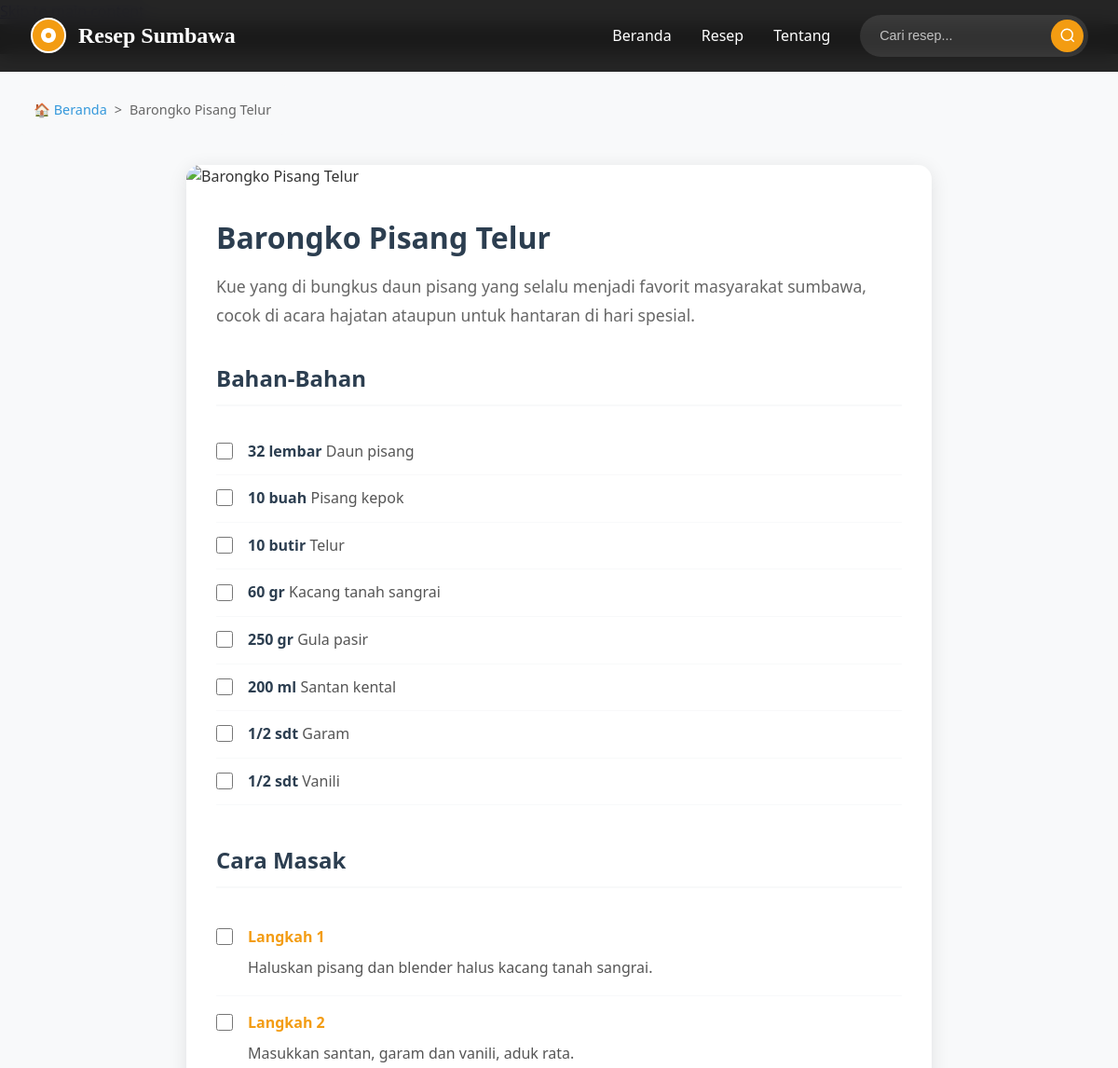
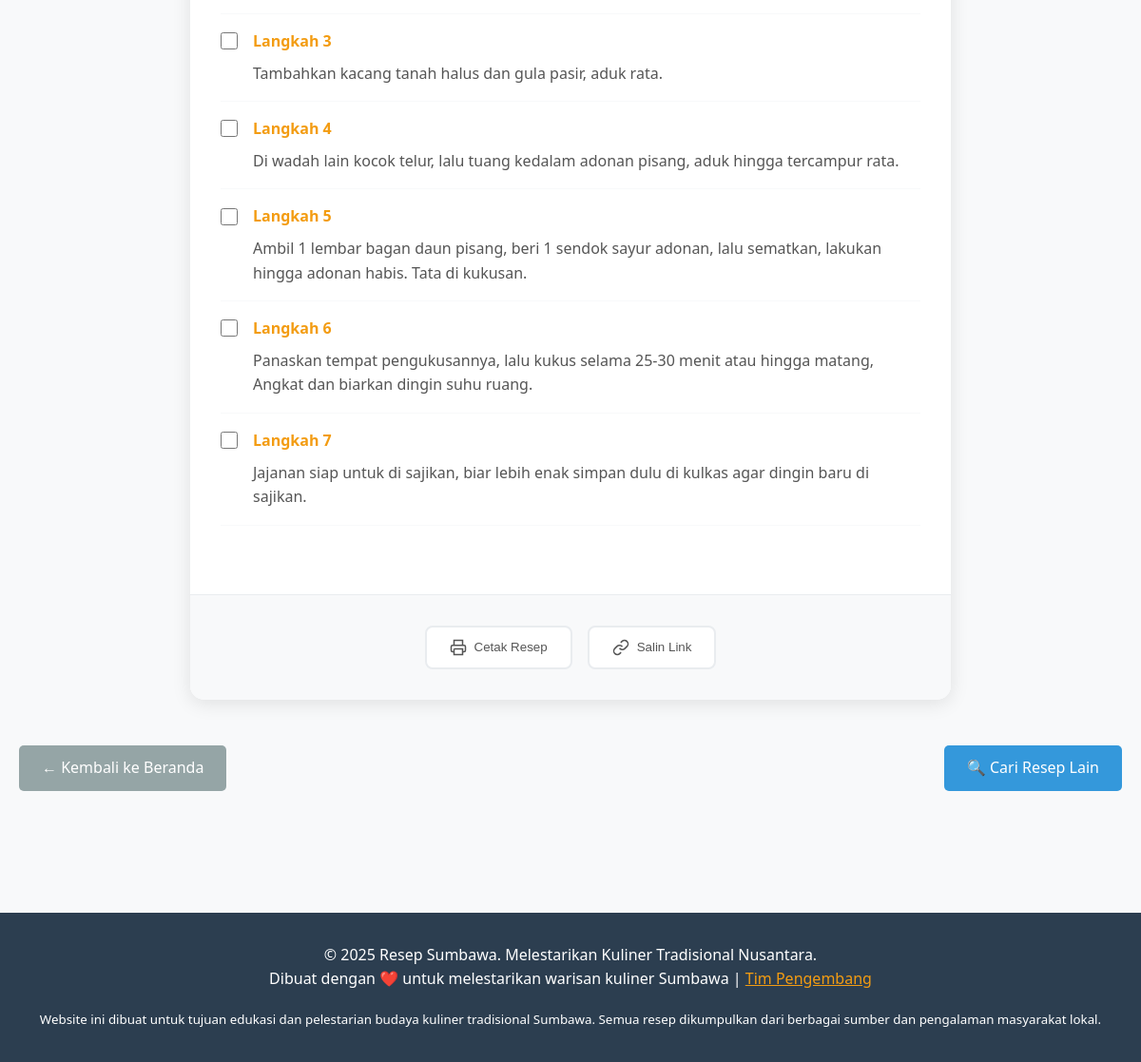
The page /detail_resep.php?id_resep=3 on the database its author committed (2 pictures, top to bottom).
### tables this page shows
CREATE TABLE resep (
    id_resep INT AUTO_INCREMENT PRIMARY KEY,
    nama_resep VARCHAR(100) NOT NULL,
    deskripsi TEXT NOT NULL,
    waktu_memasak INT,
    porsi INT DEFAULT 2,
    gambar VARCHAR(255),
    id_kategori INT,
    id_pengguna INT,
    created_at TIMESTAMP DEFAULT CURRENT_TIMESTAMP,
    updated_at TIMESTAMP DEFAULT CURRENT_TIMESTAMP ON UPDATE CURRENT_TIMESTAMP,
    FOREIGN KEY (id_kategori) REFERENCES kategori(id_kategori),
    FOREIGN KEY (id_pengguna) REFERENCES pengguna(id_pengguna)
);

CREATE TABLE resep_bahan (
    id_resep_bahan INT AUTO_INCREMENT PRIMARY KEY,
    id_resep INT,
    id_bahan INT,
    takaran VARCHAR(100) NOT NULL,
    kelompok VARCHAR(100),
    urutan INT DEFAULT NULL,
    FOREIGN KEY (id_resep) REFERENCES resep(id_resep),
    FOREIGN KEY (id_bahan) REFERENCES bahan(id_bahan)
);

CREATE TABLE bahan (
    id_bahan INT AUTO_INCREMENT PRIMARY KEY,
    nama_bahan VARCHAR(100) NOT NULL
);

CREATE TABLE langkah_memasak (
    id_langkah INT AUTO_INCREMENT PRIMARY KEY,
    id_resep INT,
    nomor_urutan INT NOT NULL,
    deskripsi_langkah TEXT NOT NULL,
    FOREIGN KEY (id_resep) REFERENCES resep(id_resep)
);

### config/koneksi.php (called while the page is built, shortened)
<?php
function escape($string) {
    return htmlspecialchars($string, ENT_QUOTES, 'UTF-8');
}
?>

### detail_resep.php (the view, shortened to what this page needs)
<?php
require_once 'config/koneksi.php';
$idResep = isset($_GET['id_resep']) ? (int)$_GET['id_resep'] : 0;
try {
    $stmt = $pdo->prepare("
        SELECT r.*, k.nama_kategori, p.nama as nama_penulis
        FROM resep r
        LEFT JOIN kategori k ON r.id_kategori = k.id_kategori
        LEFT JOIN pengguna p ON r.id_pengguna = p.id_pengguna
        WHERE r.id_resep = :id_resep
    ");
    $stmt->bindParam(':id_resep', $idResep, PDO::PARAM_INT);
    $stmt->execute();
    $resep = $stmt->fetch();
    $stmtBahan = $pdo->prepare("
        SELECT rb.*, b.nama_bahan
        FROM resep_bahan rb
        JOIN bahan b ON rb.id_bahan = b.id_bahan
        WHERE rb.id_resep = :id_resep
        ORDER BY rb.urutan ASC, rb.kelompok ASC
    ");
    $stmtBahan->bindParam(':id_resep', $idResep, PDO::PARAM_INT);
    $stmtBahan->execute();
    $bahanList = $stmtBahan->fetchAll();
    $bahanByGroup = [];
    foreach ($bahanList as $bahan) {
        $kelompok = $bahan['kelompok'] ?: 'Bahan Utama';
        $bahanByGroup[$kelompok][] = $bahan;
    }
    $stmtLangkah = $pdo->prepare("
        SELECT * FROM langkah_memasak
        WHERE id_resep = :id_resep
        ORDER BY nomor_urutan ASC
    ");
    $stmtLangkah->bindParam(':id_resep', $idResep, PDO::PARAM_INT);
    $stmtLangkah->execute();
    $langkahList = $stmtLangkah->fetchAll();
} catch(PDOException $e) {
    $error = "Error mengambil detail resep: " . $e->getMessage();
}
include 'includes/header.php';
?>
<div class="container">
    <?php if (isset($error)): ?>
        <div class="alert alert-warning">
            <strong>Error:</strong> <?php echo escape($error); ?>
        </div>
        <div style="text-align: center; margin: 2rem 0;">
            <a href="/index.php" class="btn btn-primary">← Kembali ke Beranda</a>
        </div>
    <?php else: ?>
        <nav aria-label="breadcrumb" style="margin-bottom: 2rem;">
            <ol style="display: flex; list-style: none; padding: 0; background: #f8f9fa; padding: 1rem; border-radius: 5px; font-size: 0.9rem;">
                <li><a href="/index.php" style="color: #3498db; text-decoration: none;">🏠 Beranda</a></li>
                <li style="margin: 0 0.5rem; color: #666;">></li>
                <li style="color: #666;"><?php echo escape($resep['nama_resep']); ?></li>
            </ol>
        </nav>
        <article class="recipe-detail-clean">
            <?php if (!empty($resep['gambar']) && file_exists($_SERVER['DOCUMENT_ROOT'] . $resep['gambar'])): ?>
                <img
                    src="<?php echo escape($resep['gambar']); ?>"
                    alt="<?php echo escape($resep['nama_resep']); ?>"
                    class="recipe-detail-image-clean"
                >
            <?php else: ?>
                <img
                    src="/placeholder.svg?height=400&width=800&text=<?php echo urlencode($resep['nama_resep']); ?>"
                    alt="<?php echo escape($resep['nama_resep']); ?>"
                    class="recipe-detail-image-clean"
                >
            <?php endif; ?>
            <div class="recipe-detail-content">
                <h1 class="recipe-title-clean"><?php echo escape($resep['nama_resep']); ?></h1>
                <p class="recipe-description-clean">
                    <?php echo nl2br(escape($resep['deskripsi'])); ?>
                </p>
                <div class="recipe-section-clean">
                    <h2 class="section-title-clean">Bahan-Bahan</h2>
                    <?php if (empty($bahanByGroup)): ?>
                        <p style="color: #666; font-style: italic;">Belum ada bahan yang tercatat untuk resep ini.</p>
                    <?php else: ?>
                        <?php foreach ($bahanByGroup as $kelompok => $bahanGroup): ?>
                            <ul class="ingredients-list-clean">
                                <?php foreach ($bahanGroup as $bahan): ?>
                                    <li class="ingredient-item-clean">
                                        <input type="checkbox" class="ingredient-checkbox" id="ingredient-<?php echo $bahan['id_resep_bahan']; ?>">
                                        <label for="ingredient-<?php echo $bahan['id_resep_bahan']; ?>" class="ingredient-text">
                                            <span class="ingredient-amount"><?php echo escape($bahan['takaran']); ?></span>
                                            <?php echo escape($bahan['nama_bahan']); ?>
                                        </label>
                                    </li>
                                <?php endforeach; ?>
                            </ul>
                        <?php endforeach; ?>
                    <?php endif; ?>
                </div>
                <div class="recipe-section-clean">
                    <h2 class="section-title-clean">Cara Masak</h2>
                    <?php if (empty($langkahList)): ?>
                        <p style="color: #666; font-style: italic;">Belum ada langkah memasak yang tercatat untuk resep ini.</p>
                    <?php else: ?>
                        <ol class="steps-list-clean">
                            <?php foreach ($langkahList as $langkah): ?>
                                <li class="step-item-clean">
                                    <input type="checkbox" class="step-checkbox" id="step-<?php echo $langkah['id_langkah']; ?>">
                                    <div class="step-content">
                                        <div class="step-number">Langkah <?php echo $langkah['nomor_urutan']; ?></div>
                                        <div class="step-text">
                                            <?php echo nl2br(escape($langkah['deskripsi_langkah'])); ?>
                                        </div>
                                    </div>
                                </li>
                            <?php endforeach; ?>
                        </ol>
                    <?php endif; ?>
                </div>
            </div>
            <div class="recipe-actions-clean">
                <button onclick="window.print()" class="action-btn-clean">
                    <svg width="18" height="18" viewBox="0 0 24 24" fill="none" stroke="currentColor" stroke-width="2">
                        <polyline points="6,9 6,2 18,2 18,9"></polyline>
                        <path d="M6,18H4a2,2,0,0,1-2-2V11a2,2,0,0,1,2-2H20a2,2,0,0,1,2,2v5a2,2,0,0,1-2,2H18"></path>
                        <polyline points="6,14 18,14 18,22 6,22 6,14"></polyline>
                    </svg>
                    Cetak Resep
                </button>
                <button onclick="ResepSumbawa.copyToClipboard(window.location.href)" class="action-btn-clean">
                    <svg width="18" height="18" viewBox="0 0 24 24" fill="none" stroke="currentColor" stroke-width="2">
                        <path d="M10 13a5 5 0 0 0 7.54.54l3-3a5 5 0 0 0-7.07-7.07l-1.72 1.71"></path>
                        <path d="M14 11a5 5 0 0 0-7.54-.54l-3 3a5 5 0 0 0 7.07 7.07l1.71-1.71"></path>
                    </svg>
                    Salin Link
                </button>
            </div>
        </article>
        <div style="display: flex; justify-content: space-between; margin: 3rem 0; flex-wrap: wrap; gap: 1rem;">
            <a href="/index.php" class="btn btn-secondary">
                ← Kembali ke Beranda
            </a>
            <a href="/cari_resep.php" class="btn btn-primary">
                🔍 Cari Resep Lain
            </a>
        </div>
    <?php endif; ?>
</div>
<?php include 'includes/footer.php'; ?>

### assets/css/style.css (style rules this page uses)
* { margin: 0; padding: 0; box-sizing: border-box; }
.recipe-detail-clean { max-width: 800px; margin: 0 auto; background: white; border-radius: 15px; overflow: hidden; box-shadow: 0 4px 20px rgba(0, 0, 0, 0.1); }
.recipe-detail-image-clean { width: 100%; height: 400px; object-fit: cover; }
.recipe-detail-content { padding: 2rem; }
.recipe-title-clean { font-size: 2rem; font-weight: 700; color: #2c3e50; margin-bottom: 1rem; line-height: 1.3; }
.recipe-description-clean { color: #666; line-height: 1.8; margin-bottom: 2rem; font-size: 1.1rem; }
.recipe-section-clean { margin-bottom: 2.5rem; }
.section-title-clean { font-size: 1.5rem; font-weight: 600; color: #2c3e50; margin-bottom: 1.5rem; padding-bottom: 0.5rem; border-bottom: 2px solid #f8f9fa; }
.ingredients-list-clean { list-style: none; padding: 0; }
.ingredient-item-clean { display: flex; align-items: flex-start; gap: 1rem; padding: 0.75rem 0; border-bottom: 1px solid #f8f9fa; }
.ingredient-checkbox { margin-top: 0.2rem; width: 18px; height: 18px; accent-color: #f39c12; cursor: pointer; }
.ingredient-text { flex: 1; color: #555; line-height: 1.6; }
.ingredient-amount { font-weight: 600; color: #2c3e50; }
.steps-list-clean { list-style: none; padding: 0; counter-reset: step-counter; }
.step-item-clean { counter-increment: step-counter; display: flex; gap: 1rem; padding: 1rem 0; border-bottom: 1px solid #f8f9fa; }
.step-checkbox { margin-top: 0.2rem; width: 18px; height: 18px; accent-color: #f39c12; cursor: pointer; }
.step-content { flex: 1; }
.step-number { font-weight: 600; color: #f39c12; margin-bottom: 0.5rem; }
.step-text { color: #555; line-height: 1.6; }
.recipe-actions-clean { display: flex; gap: 1rem; padding: 2rem; background: #f8f9fa; border-top: 1px solid #e9ecef; justify-content: center; flex-wrap: wrap; }
.action-btn-clean { display: flex; align-items: center; gap: 0.5rem; padding: 0.75rem 1.5rem; background: white; border: 2px solid #e9ecef; border-radius: 8px; text-decoration: none; color: #555; font-weight: 500; transition: all 0.3s ease; cursor: pointer; }
body { font-family: "Segoe UI", Tahoma, Geneva, Verdana, sans-serif; line-height: 1.6; color: #333; background-color: #f8f9fa; }
.container { max-width: 1200px; margin: 0 auto; padding: 0 20px; }
nav { display: flex; justify-content: space-between; align-items: center; flex-wrap: wrap; }
.btn { display: inline-block; padding: 0.7rem 1.5rem; background: #3498db; color: white; text-decoration: none; border-radius: 5px; transition: background 0.3s ease; border: none; cursor: pointer; font-size: 1rem; }
.btn-primary { background: #3498db; }
.btn-secondary { background: #95a5a6; }
html { scroll-behavior: smooth; }

### rows shown on the page
resep: nama_resep "Barongko Pisang Telur", deskripsi "Kue yang di bungkus daun pisang yang selalu menjadi favorit masyarakat sumbawa, cocok di acara hajatan ataupun untuk hantaran di hari spesial."
resep_bahan: takaran "32 lembar", id_bahan.nama_bahan "Daun pisang"
resep_bahan: takaran "10 buah", id_bahan.nama_bahan "Pisang kepok"
resep_bahan: takaran "10 butir", id_bahan.nama_bahan "Telur"
resep_bahan: takaran "60 gr", id_bahan.nama_bahan "Kacang tanah sangrai"
resep_bahan: takaran "250 gr", id_bahan.nama_bahan "Gula pasir"
resep_bahan: takaran "200 ml", id_bahan.nama_bahan "Santan kental"
resep_bahan: takaran "1/2 sdt", id_bahan.nama_bahan "Garam"
resep_bahan: takaran "1/2 sdt", id_bahan.nama_bahan "Vanili"
langkah_memasak: nomor_urutan "1", deskripsi_langkah "Haluskan pisang dan blender halus kacang tanah sangrai."
langkah_memasak: nomor_urutan "2", deskripsi_langkah "Masukkan santan, garam dan vanili, aduk rata."
langkah_memasak: nomor_urutan "3", deskripsi_langkah "Tambahkan kacang tanah halus dan gula pasir, aduk rata."
langkah_memasak: nomor_urutan "4", deskripsi_langkah "Di wadah lain kocok telur, lalu tuang kedalam adonan pisang, aduk hingga tercampur rata."
langkah_memasak: nomor_urutan "5", deskripsi_langkah "Ambil 1 lembar bagan daun pisang, beri 1 sendok sayur adonan, lalu sematkan, lakukan hingga adonan habis. Tata di kukusan."
langkah_memasak: nomor_urutan "6", deskripsi_langkah "Panaskan tempat pengukusannya, lalu kukus selama 25-30 menit atau hingga matang, Angkat dan biarkan dingin suhu ruang."
langkah_memasak: nomor_urutan "7", deskripsi_langkah "Jajanan siap untuk di sajikan, biar lebih enak simpan dulu di kulkas agar dingin baru di sajikan."
